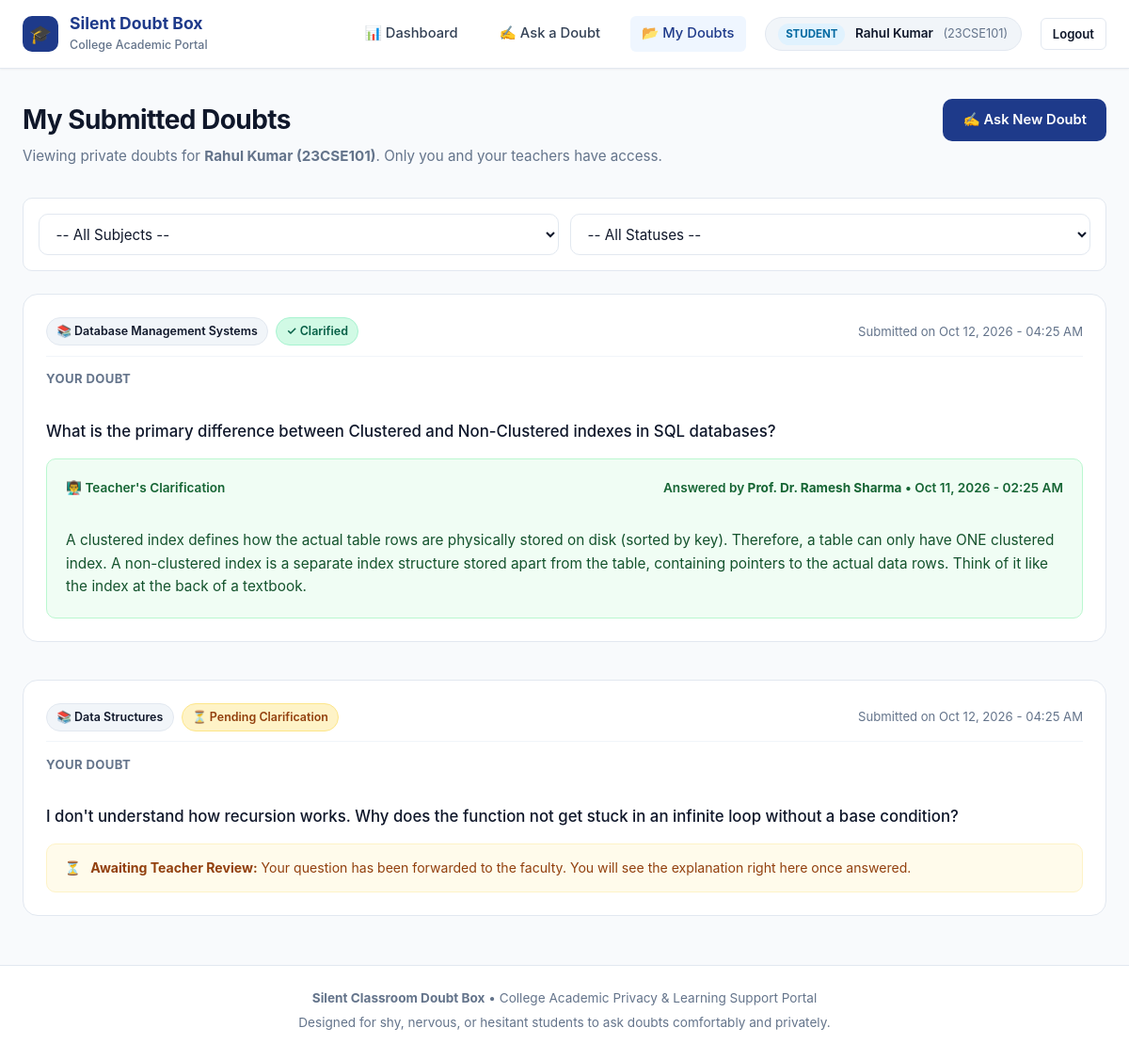
Page /student/my-doubts/ (signed in) on the committed database.
### core/models.py (models this page shows, shortened)
class User(AbstractUser):
    ROLE_CHOICES = (
        ('STUDENT', 'Student'),
        ('TEACHER', 'Teacher'),
    )
    role = models.CharField(max_length=10, choices=ROLE_CHOICES)
    name = models.CharField(max_length=150, help_text="Full Name of Student or Teacher")
    register_number = models.CharField(
        max_length=50,
        unique=True,
        null=True,
        blank=True,
        help_text="College Register Number (e.g., 23CSE101)"
    )
    teacher_id = models.CharField(
        max_length=50,
        unique=True,
        null=True,
        blank=True,
        help_text="Faculty / Teacher ID (e.g., T101)"
    )
    created_at = models.DateTimeField(auto_now_add=True)
    @property
    def is_student(self):
        return self.role == 'STUDENT'

class Doubt(models.Model):
    STATUS_CHOICES = (
        ('PENDING', 'Pending'),
        ('CLARIFIED', 'Clarified'),
    )
    student = models.ForeignKey(
        User,
        on_delete=models.CASCADE,
        related_name='submitted_doubts',
        limit_choices_to={'role': 'STUDENT'}
    )
    subject = models.ForeignKey(
        Subject,
        on_delete=models.CASCADE,
        related_name='doubts'
    )
    question = models.TextField(help_text="Student's private doubt/question")
    status = models.CharField(
        max_length=15,
        choices=STATUS_CHOICES,
        default='PENDING'
    )
    teacher_answer = models.TextField(blank=True, null=True, help_text="Answer submitted by the teacher")
    answered_by = models.ForeignKey(
        User,
        on_delete=models.SET_NULL,
        null=True,
        blank=True,
        related_name='clarified_doubts',
        limit_choices_to={'role': 'TEACHER'}
    )
    created_at = models.DateTimeField(auto_now_add=True)
    answered_at = models.DateTimeField(null=True, blank=True)
    class Meta:
        ordering = ['-created_at']
        verbose_name = 'Doubt'
        verbose_name_plural = 'Doubts'

class Subject(models.Model):
    name = models.CharField(max_length=120, unique=True)
    code = models.CharField(max_length=30, blank=True, null=True)
    description = models.TextField(blank=True, null=True)
    created_at = models.DateTimeField(auto_now_add=True)
    class Meta:
        ordering = ['name']
        verbose_name = 'Subject'
        verbose_name_plural = 'Subjects'

### core/views.py (the view)
# urls.py: path('student/my-doubts/', views.student_my_doubts_view, name='student_my_doubts'),
@student_required
def student_my_doubts_view(request):
    student = request.user
    doubts = Doubt.objects.filter(student=student).select_related('subject', 'answered_by')
    subject_id = request.GET.get('subject')
    if subject_id:
        doubts = doubts.filter(subject_id=subject_id)
    status = request.GET.get('status')
    if status in ['PENDING', 'CLARIFIED']:
        doubts = doubts.filter(status=status)
    subjects = Subject.objects.all().order_by('name')
    context = {
        'doubts': doubts,
        'subjects': subjects,
        'selected_subject': subject_id,
        'selected_status': status,
        'student': student,
    }
    return render(request, 'student/my_doubts.html', context)

### templates/student/my_doubts.html (shortened to what this page needs)
{% extends 'base.html' %}
{% block content %}
<div class="page-header">
  <div>
    <h1 class="page-title">My Submitted Doubts</h1>
    <p class="page-subtitle">
      Viewing private doubts for <strong>{{ student.name }} ({{ student.register_number }})</strong>.
      Only you and your teachers have access.
    </p>
  </div>
  <div>
    <a href="{% url 'ask_doubt' %}" class="btn btn-primary">
      ✍️ Ask New Doubt
    </a>
  </div>
</div>
<div class="filter-bar">
  <form method="GET" action="{% url 'student_my_doubts' %}">
    <div class="filter-item">
      <select name="subject" class="form-select" onchange="this.form.submit()">
        <option value="">-- All Subjects --</option>
      </select>
    </div>
    <div class="filter-item">
      <select name="status" class="form-select" onchange="this.form.submit()">
        <option value="">-- All Statuses --</option>
      </select>
    </div>
  </form>
</div>
{% if doubts %}
  <div style="display: flex; flex-direction: column; gap: 1.25rem;">
    {% for doubt in doubts %}
      <div class="doubt-card">
        <div class="doubt-card-meta">
          <div class="doubt-card-tags">
            <span class="badge badge-subject">📚 {{ doubt.subject.name }}</span>
            {% if doubt.status == 'CLARIFIED' %}
              <span class="badge badge-clarified">✓ Clarified</span>
            {% else %}
              <span class="badge badge-pending">⏳ Pending Clarification</span>
            {% endif %}
          </div>
          <div class="doubt-card-time">
            Submitted on {{ doubt.created_at|date:"M d, Y - h:i A" }}
          </div>
        </div>
        <div class="doubt-question-box">
          <div class="doubt-question-title">Your Doubt</div>
          <div class="doubt-question-text">
            {{ doubt.question }}
          </div>
        </div>
        {% if doubt.status == 'CLARIFIED' %}
          <div class="doubt-answer-box">
            <div class="doubt-answer-header">
              <span>👨‍🏫 Teacher's Clarification</span>
              <span>
                Answered by <strong>Prof. {{ doubt.answered_by.name }}</strong>
                {% if doubt.answered_at %}
                  &bull; {{ doubt.answered_at|date:"M d, Y - h:i A" }}
                {% endif %}
              </span>
            </div>
            <div class="doubt-answer-text">
              {{ doubt.teacher_answer }}
            </div>
          </div>
        {% else %}
          <div class="doubt-pending-notice">
            <span>⏳</span>
            <span>
              <strong>Awaiting Teacher Review:</strong> Your question has been forwarded to the faculty. You will see the explanation right here once answered.
            </span>
          </div>
        {% endif %}
      </div>
    {% endfor %}
  </div>
{% endif %}
{% endblock %}

### templates/base.html (shortened to what this page needs)
{% load static %}
<!DOCTYPE html>
<html lang="en">
<head>
  <link rel="stylesheet" href="{% static 'css/style.css' %}">
</head>
<body>
  <div class="app-container">
    <header class="navbar">
      <div class="navbar-inner">
        <a href="{% url 'landing' %}" class="brand-link">
          <div class="brand-logo-icon">🎓</div>
          <div class="brand-text">
            <h1>Silent Doubt Box</h1>
            <span>College Academic Portal</span>
          </div>
        </a>
        <nav>
          <ul class="nav-links">
            {% if request.user.is_authenticated %}
              {% if request.user.is_student %}
                <li><a href="{% url 'student_dashboard' %}" class="nav-link {% if request.resolver_match.url_name == 'student_dashboard' %}active{% endif %}">📊 Dashboard</a></li>
                <li><a href="{% url 'ask_doubt' %}" class="nav-link {% if request.resolver_match.url_name == 'ask_doubt' %}active{% endif %}">✍️ Ask a Doubt</a></li>
                <li><a href="{% url 'student_my_doubts' %}" class="nav-link {% if request.resolver_match.url_name == 'student_my_doubts' %}active{% endif %}">📂 My Doubts</a></li>
                <li class="user-badge">
                  <span class="user-badge-role role-student">Student</span>
                  <span class="user-badge-name">{{ request.user.name }}</span>
                  <span class="user-badge-id">({{ request.user.register_number }})</span>
                </li>
                <li><a href="{% url 'logout' %}" class="btn btn-secondary btn-sm">Logout</a></li>
              {% endif %}
            {% else %}
              <li><a href="{% url 'landing' %}" class="nav-link">Home</a></li>
              <li><a href="{% url 'student_login' %}" class="btn btn-secondary btn-sm">Student Login</a></li>
              <li><a href="{% url 'teacher_login' %}" class="btn btn-primary btn-sm">Teacher Login</a></li>
            {% endif %}
          </ul>
        </nav>
      </div>
    </header>
    <main class="main-content">
      {% block content %}{% endblock %}
    </main>
    <footer class="footer">
      <div class="footer-inner">
        <p><strong>Silent Classroom Doubt Box</strong> &bull; College Academic Privacy &amp; Learning Support Portal</p>
        <p>Designed for shy, nervous, or hesitant students to ask doubts comfortably and privately.</p>
      </div>
    </footer>
  </div>
</body>
</html>

### rows in the picture
User: user.name "Rahul Kumar", user.register_number "23CSE101", name "Rahul Kumar", register_number "23CSE101"
Doubt: subject.name "Database Management Systems", status "✓ Clarified", created_at "Oct 12, 2026 - 04:25 AM", question "What is the primary difference between Clustered and Non-Clustered indexes in SQL databases?", answered_by.name "Dr. Ramesh Sharma", answered_at "Oct 11, 2026 - 02:25 AM", teacher_answer "A clustered index defines how the actual table rows are physically stored on disk (sorted by key). Therefore, a table can only have ONE clustered index. A non-clustered index is a separate index structure stored apart from the table, containing pointers to the actual data rows. Think of it like the index at the back of a textbook."
Doubt: subject.name "Data Structures", status "⏳ Pending Clarification", created_at "Oct 12, 2026 - 04:25 AM", question "I don't understand how recursion works. Why does the function not get stuck in an infinite loop without a base condition?", shows "Awaiting Teacher Review:"
